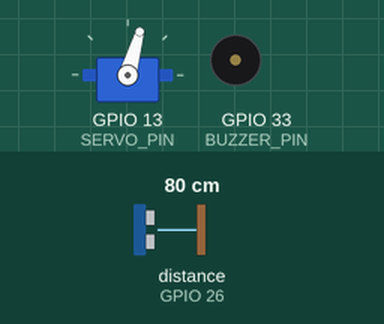
A sketch run on a simulated ESP32. On the bench: servo, buzzer (waves = sounding, pin HIGH). Wiring (inferred from the names in the program): ultrasonic range finder: trigger GPIO 14; echo GPIO 26. The test bench sets the inputs (shaded band); at power-on: distance to the obstacle (sensor on GPIO 26) 80 cm. The echo pulse lasts 58.3 µs per cm; WiFi joins after 1.5 s; servers stay silent unless stated; pins used as bus, display or sensor lines are not drawn; what the sketch prints to the serial monitor is not drawn.

Above: at 2.7 s.
2.8 s: distance to the obstacle (sensor on GPIO 26) set to 2 cm
At 3.48 s:
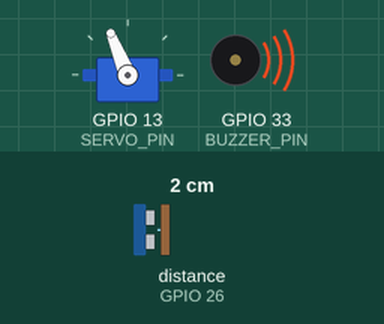
5.8 s: distance to the obstacle (sensor on GPIO 26) set to 18 cm
8.8 s: distance to the obstacle (sensor on GPIO 26) set to 21 cm
At 9.2 s:
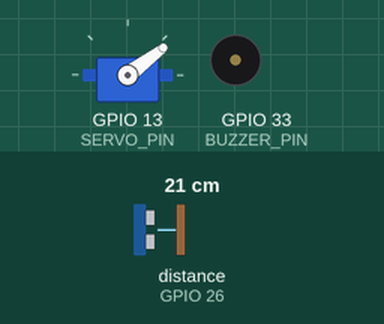
11.8 s: distance to the obstacle (sensor on GPIO 26) set to 4 cm
At 12.51 s:
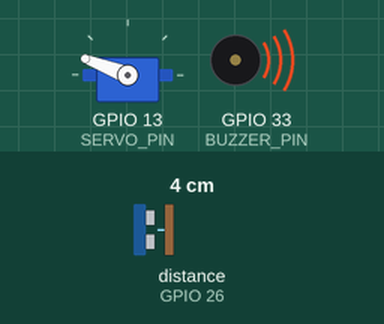
Timing chart, 0 to 21.8 s (numbered marks = the images above; inputs shaded):
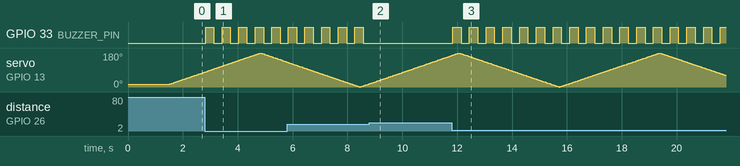

Measured:
- the behaviour switches between 20 and 21 cm on distance to the obstacle (sensor on GPIO 26) (found by bisection; images 1 and 2)
- after the input at 2.8 s, GPIO 33 (BUZZER_PIN): alternates HIGH for 0.30 s and LOW for 0.30 s, starting at once
- after the input at 8.8 s, GPIO 33 (BUZZER_PIN): stops changing and stays LOW
- after the input at 11.8 s, GPIO 33 (BUZZER_PIN): alternates HIGH for 0.31 s and LOW for 0.30 s, starting at once

The sketch:

radar_dashboard.ino
```cpp
#include <WiFi.h>
#include <WebServer.h>
#include <ESP32Servo.h>

#define TRIG_PIN 14
#define ECHO_PIN 26
#define SERVO_PIN 13
#define BUZZER_PIN 33
// Wi-Fi
const char* ssid = "YOUR WIFI SSID";
const char* password = "YOUR WIFI PASSWORD";

WebServer server(80);

Servo radarServo;

// Servo settings
int angle = 15;
bool forward = true;
unsigned long buzzerMillis = 0;
bool buzzerState = false;
int detectionCount = 0;

const int MIN_ANGLE = 0;
const int MAX_ANGLE = 180;

unsigned long previousServoMillis = 0;
const unsigned long servoInterval = 20;

float currentDistance = -1;

//------------------------------------------------------------

float getDistance()
{
  digitalWrite(TRIG_PIN, LOW);
  delayMicroseconds(2);

  digitalWrite(TRIG_PIN, HIGH);
  delayMicroseconds(10);
  digitalWrite(TRIG_PIN, LOW);

  long duration = pulseIn(ECHO_PIN, HIGH, 30000);

  if (duration == 0)
    return -1;

  return duration * 0.0343 / 2.0;
}

//------------------------------------------------------------

void handleData()
{
  server.sendHeader("Access-Control-Allow-Origin", "*");

  String data = String(angle) + "," + String(currentDistance, 1);

  server.send(200, "text/plain", data);
}

//------------------------------------------------------------

void setup()
{
  Serial.begin(115200);

  pinMode(TRIG_PIN, OUTPUT);
  pinMode(ECHO_PIN, INPUT);
pinMode(BUZZER_PIN, OUTPUT);
digitalWrite(BUZZER_PIN, LOW);
  radarServo.setPeriodHertz(50);
  radarServo.attach(SERVO_PIN, 500, 2400);

  radarServo.write(angle);

  // Wi-Fi
  WiFi.begin(ssid, password);

  Serial.print("Connecting to Wi-Fi");

  while (WiFi.status() != WL_CONNECTED)
  {
    delay(500);
    Serial.print(".");
  }

  Serial.println();
  Serial.println("Wi-Fi connected");

  Serial.print("ESP32 IP Address: ");
  Serial.println(WiFi.localIP());

  // Data endpoint
  server.on("/data", handleData);

  server.begin();

  Serial.println("Web server started");
}

//------------------------------------------------------------

void loop()
{
  server.handleClient();

  unsigned long currentMillis = millis();

  if (currentMillis - previousServoMillis >= servoInterval)
  {
    previousServoMillis = currentMillis;

    radarServo.write(angle);

    currentDistance = getDistance();
unsigned long now = millis();

if (currentDistance > 0 && currentDistance <= 20)
{
  detectionCount++;

  if (detectionCount >= 2)
  {
    if (now - buzzerMillis >= 300)
    {
      buzzerMillis = now;

      buzzerState = !buzzerState;

      digitalWrite(BUZZER_PIN, buzzerState);
    }
  }
}
else
{
  detectionCount = 0;
  buzzerState = false;
  digitalWrite(BUZZER_PIN, LOW);
}

    // Serial.print(angle);
    // Serial.print(",");
    // Serial.println(currentDistance);

    if (forward)
    {
      angle++;

      if (angle >= MAX_ANGLE)
      {
        angle = MAX_ANGLE;
        forward = false;
      }
    }
    else
    {
      angle--;

      if (angle <= MIN_ANGLE)
      {
        angle = MIN_ANGLE;
        forward = true;
      }
    }
  }
}
```
